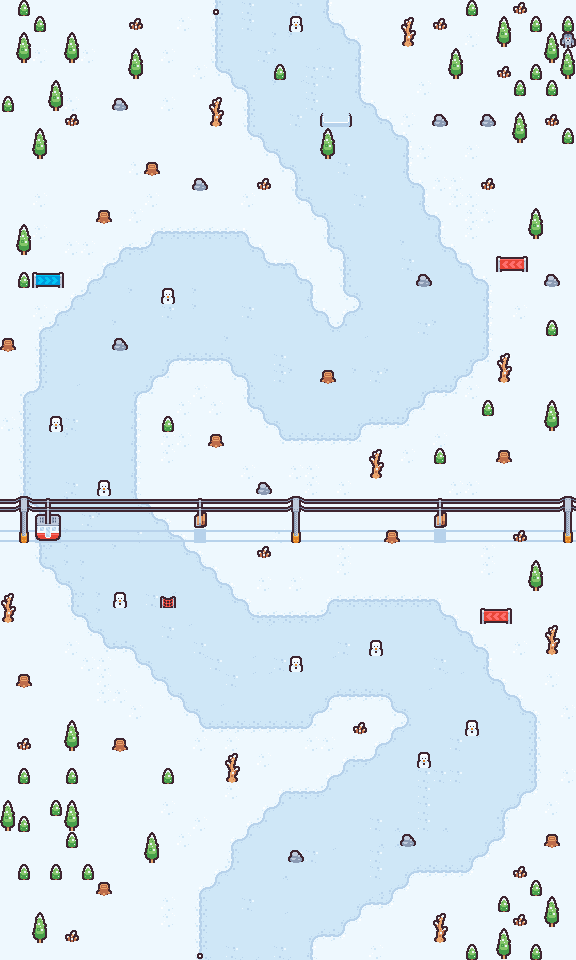

A level layout from a 2D game, rendered from its tile map. Below: a short description, then the map file with tile-grid data replaced by summaries:
An orthogonal 36x60 tile map with 16x16 px tiles, 9 tile layers (Background, Lane, Shadow, Bumper, ...).

<map version="1.10" tiledversion="1.10.2" orientation="orthogonal" renderorder="right-down" width="36" height="60" tilewidth="16" tileheight="16" infinite="0" nextlayerid="10" nextobjectid="1">
 <tileset firstgid="1" source="../FrostyFall.tsx" />
 <layer id="1" name="Background" width="36" height="60">
  <data>[2160 cells, 2160 non-empty, 2 distinct tile ids]</data>
 </layer>
 <layer id="2" name="Lane" width="36" height="60">
  <data>[2160 cells, 940 non-empty, 16 distinct tile ids]</data>
 </layer>
 <layer id="5" name="Shadow" width="36" height="60">
  <data>[2160 cells, 36 non-empty, 4 distinct tile ids]</data>
 </layer>
 <layer id="8" name="Bumper" width="36" height="60">
  <data>[2160 cells, 2 non-empty, 2 distinct tile ids]</data>
 </layer>
 <layer id="3" name="Killer" width="36" height="60">
  <data>[2160 cells, 13 non-empty, 10 distinct tile ids]</data>
 </layer>
 <layer id="9" name="Snowman" width="36" height="60">
  <data>[2160 cells, 9 non-empty, 1 distinct tile ids]</data>
 </layer>
 <layer id="6" name="Starter" width="36" height="60">
  <data>[2160 cells, 1 non-empty, 1 distinct tile ids]</data>
 </layer>
 <layer id="7" name="Ender" width="36" height="60">
  <data>[2160 cells, 1 non-empty, 1 distinct tile ids]</data>
 </layer>
 <layer id="4" name="Detail" width="36" height="60">
  <data>[2160 cells, 168 non-empty, 21 distinct tile ids]</data>
 </layer>
</map>
